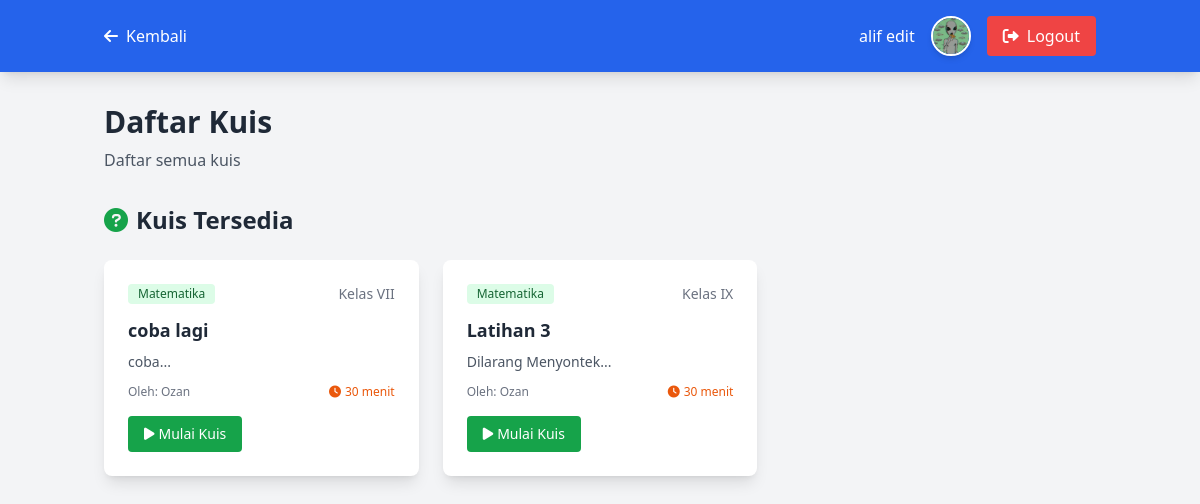
The page /student/quizzes.php (signed in) on the database its author committed.
### tables this page shows
CREATE TABLE IF NOT EXISTS `users` (
  `id` int(11) NOT NULL AUTO_INCREMENT,
  `username` varchar(50) NOT NULL,
  `password` varchar(255) NOT NULL,
  `full_name` varchar(100) NOT NULL,
  `email` varchar(100) NOT NULL,
  `role` enum('teacher', 'student') NOT NULL,
  `created_at` timestamp NOT NULL DEFAULT current_timestamp(),
  `nis` varchar(50) DEFAULT NULL,
  `ttl` varchar(50) DEFAULT NULL,
  `phone` varchar(20) DEFAULT NULL,
  `gender` char(1) DEFAULT NULL,
  `foto` varchar(100) NOT NULL,
  PRIMARY KEY (`id`),
  UNIQUE KEY `username` (`username`)
);

CREATE TABLE IF NOT EXISTS `quizzes` (
  `id` int(11) NOT NULL AUTO_INCREMENT,
  `title` varchar(200) NOT NULL,
  `description` text DEFAULT NULL,
  `subject` varchar(100) NOT NULL,
  `grade_level` varchar(50) NOT NULL,
  `teacher_id` int(11) NOT NULL,
  `time_limit` int(11) DEFAULT 30,
  `created_at` timestamp NOT NULL DEFAULT current_timestamp(),
  PRIMARY KEY (`id`),
  KEY `teacher_id` (`teacher_id`),
  CONSTRAINT `quizzes_ibfk_1` FOREIGN KEY (`teacher_id`) REFERENCES `users` (`id`)
);

### config/init.php (called while the page is built, shortened)
<?php
$database = new Database();
$db = $database->getConnection();
function isLoggedIn()
{
    return isset($_SESSION['user_id']);
}
function getUser()
{
    global $db;
    $stmt = $db->prepare("SELECT * FROM users WHERE id = ?");
    $stmt->execute([$_SESSION['user_id']]);
    return $stmt->fetch(PDO::FETCH_ASSOC);
}

### student/quizzes.php (the view, shortened to what this page needs)
<?php
require_once '../config/init.php';
$user = getUser();
$stmt = $db->prepare("SELECT q.*, u.full_name as teacher_name FROM quizzes q JOIN users u ON q.teacher_id = u.id ORDER BY q.created_at DESC");
$stmt->execute();
$quizzes = $stmt->fetchAll(PDO::FETCH_ASSOC);
?>
<!DOCTYPE html>
<html lang="id">
<head>
  <script src="https://cdn.tailwindcss.com"></script>
  <link href="https://cdnjs.cloudflare.com/ajax/libs/font-awesome/6.0.0/css/all.min.css" rel="stylesheet">
</head>
<body class="bg-gray-100">
  <nav class="bg-blue-600 text-white shadow-lg">
    <div class="container mx-auto px-4">
      <div class="flex justify-between items-center py-4">
        <div class="flex items-center space-x-4">
          <a href="dashboard.php" class="text-white hover:text-gray-200">
            <i class="fas fa-arrow-left mr-2"></i>Kembali
          </a>
        </div>
        <div class="flex items-center space-x-4">
          <span><?php echo htmlspecialchars($user['full_name']); ?></span>
          <a href="edit-profile.php" title="Edit Profil" class="hover:opacity-80 transition">
            <img src="../logo/guru.jpg" alt="Profil" class="w-10 h-10 rounded-full border-2 border-white shadow-md">
          </a>
          <a href="../auth/logout.php" class="bg-red-500 hover:bg-red-600 px-4 py-2 rounded transition duration-200">
            <i class="fas fa-sign-out-alt mr-2"></i>Logout
          </a>
        </div>
      </div>
    </div>
  </nav>
  <div class="container mx-auto px-4 py-8">
    <div class="mb-8">
      <h2 class="text-3xl font-bold text-gray-800 mb-2">Daftar Kuis</h2>
      <p class="text-gray-600">Daftar semua kuis</p>
    </div>
    <div class="mb-8">
      <div class="flex justify-between items-center mb-6">
        <h3 class="text-2xl font-bold text-gray-800">
          <i class="fas fa-question-circle mr-2 text-green-600"></i>Kuis Tersedia
        </h3>
      </div>
      <?php if (empty($quizzes)): ?>
        <div class="bg-white rounded-lg shadow-lg p-8 text-center">
          <i class="fas fa-question-circle text-4xl text-gray-400 mb-4"></i>
          <p class="text-gray-500">Belum ada kuis tersedia</p>
        </div>
      <?php else: ?>
        <div class="grid md:grid-cols-2 lg:grid-cols-3 gap-6">
          <?php foreach ($quizzes as $quiz): ?>
            <div class="bg-white rounded-lg shadow-lg overflow-hidden hover:shadow-xl transition duration-200">
              <div class="p-6">
                <div class="flex items-center justify-between mb-3">
                  <span class="bg-green-100 text-green-800 text-xs font-medium px-2.5 py-0.5 rounded">
                    <?php echo htmlspecialchars($quiz['subject']); ?>
                  </span>
                  <span class="text-gray-500 text-sm">Kelas <?php echo htmlspecialchars($quiz['grade_level']); ?></span>
                </div>
                <h4 class="text-lg font-bold text-gray-800 mb-2"><?php echo htmlspecialchars($quiz['title']); ?></h4>
                <p class="text-gray-600 text-sm mb-3"><?php echo htmlspecialchars(substr($quiz['description'], 0, 100)); ?>...</p>
                <div class="flex justify-between items-center mb-4">
                  <p class="text-xs text-gray-500">Oleh: <?php echo htmlspecialchars($quiz['teacher_name']); ?></p>
                  <p class="text-xs text-orange-600 font-medium">
                    <i class="fas fa-clock mr-1"></i><?php echo $quiz['time_limit']; ?> menit
                  </p>
                </div>
                <a href="take-quiz.php?id=<?php echo $quiz['id']; ?>"
                  class="inline-block bg-green-600 text-white px-4 py-2 rounded hover:bg-green-700 transition duration-200 text-sm">
                  <i class="fas fa-play mr-1"></i>Mulai Kuis
                </a>
              </div>
            </div>
          <?php endforeach; ?>
        </div>
      <?php endif; ?>
    </div>
  </div>
</body>
</html>

### rows shown on the page
users: full_name "alif edit"
quizzes: subject "Matematika", grade_level "VII", title "coba lagi", description "coba", teacher.full_name "Ozan", time_limit "30"
quizzes: subject "Matematika", grade_level "IX", title "Latihan 3", description "Dilarang Menyontek", teacher.full_name "Ozan", time_limit "30"
